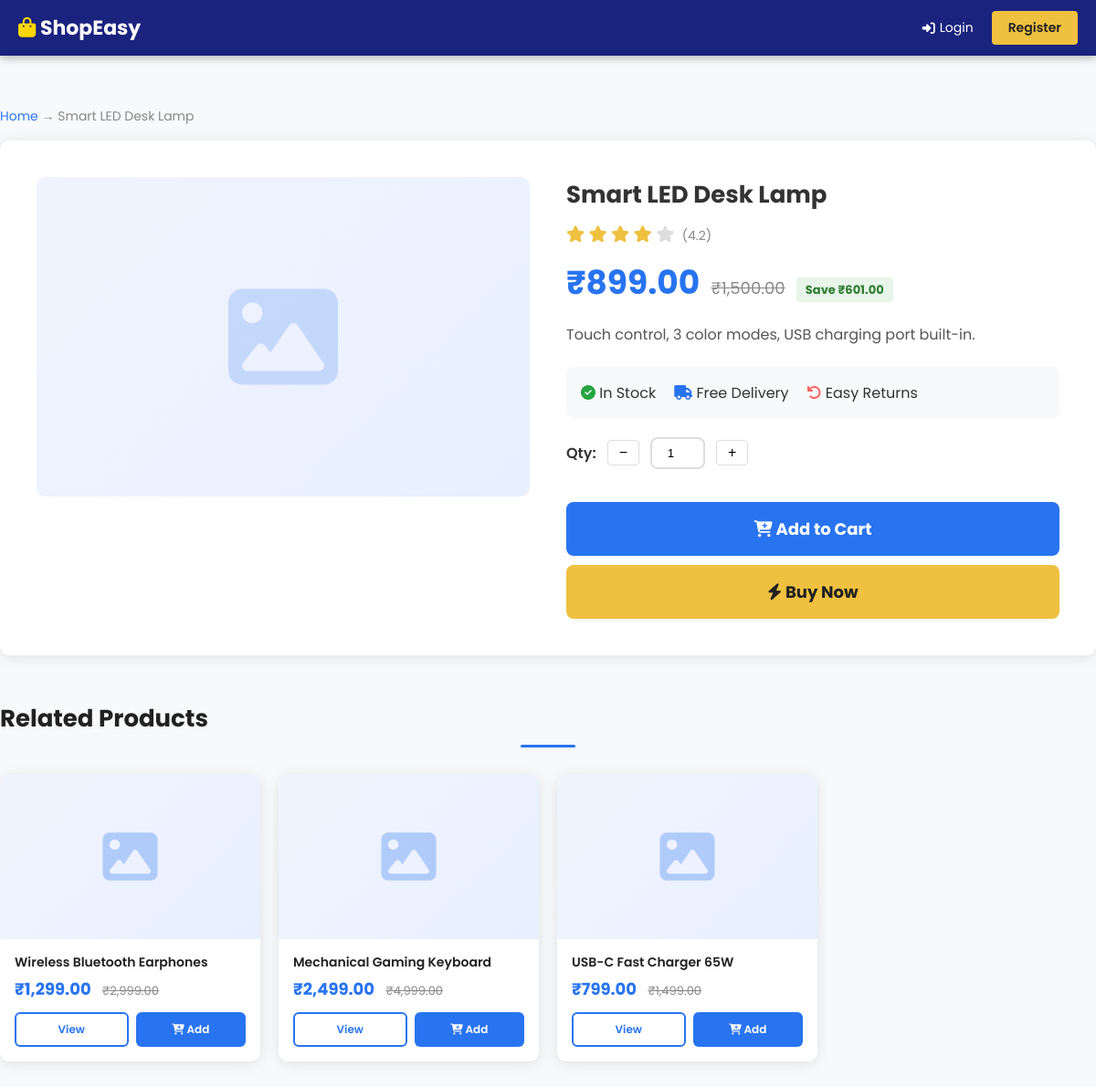
/product.php?id=2, run on the app's committed database.
### tables this page shows
CREATE TABLE products (
    id INT AUTO_INCREMENT PRIMARY KEY,
    category_id INT,
    name VARCHAR(200) NOT NULL,
    description TEXT,
    price DECIMAL(10,2) NOT NULL,
    old_price DECIMAL(10,2),
    image VARCHAR(255),
    stock INT DEFAULT 100,
    rating DECIMAL(2,1) DEFAULT 4.0,
    featured TINYINT(1) DEFAULT 0,
    created_at TIMESTAMP DEFAULT CURRENT_TIMESTAMP,
    FOREIGN KEY (category_id) REFERENCES categories(id)
);

### config.php (called while the page is built, shortened)
<?php
function isLoggedIn() {
    return isset($_SESSION['user_id']);
}
function formatPrice($price) {
    return CURRENCY . number_format($price, 2);
}
?>

### product.php (the view, shortened to what this page needs)
<?php
require_once 'config.php';
$id = (int)($_GET['id'] ?? 0);
$result = mysqli_query($conn, "SELECT p.*, c.name as category_name FROM products p JOIN categories c ON p.category_id = c.id WHERE p.id = $id");
$p = mysqli_fetch_assoc($result);
$related = mysqli_query($conn, "SELECT * FROM products WHERE category_id = {$p['category_id']} AND id != $id LIMIT 4");
?>
<!DOCTYPE html>
<html lang="en">
<head>
    <link rel="stylesheet" href="assets/css/style.css">
    <link rel="stylesheet" href="https://cdnjs.cloudflare.com/ajax/libs/font-awesome/6.4.0/css/all.min.css">
</head>
<body>
<nav class="navbar">
    <div class="nav-container">
        <a href="index.php" class="logo"><i class="fas fa-shopping-bag"></i> <?= SITE_NAME ?></a>
        <div class="nav-icons">
            <?php if(isLoggedIn()): ?>
                <a href="cart.php" class="cart-icon"><i class="fas fa-shopping-cart"></i><span class="cart-badge"><?= getCartCount() ?></span></a>
                <a href="logout.php"><i class="fas fa-sign-out-alt"></i></a>
            <?php else: ?>
                <a href="login.php"><i class="fas fa-sign-in-alt"></i> Login</a>
                <a href="register.php" class="btn-register">Register</a>
            <?php endif; ?>
        </div>
    </div>
</nav>
<div class="product-detail container">
    <div style="padding:16px 0; font-size:14px; color:#888;">
        <a href="index.php" style="color:#2874f0;">Home</a> → <?= $p['name'] ?>
    </div>
    <div class="product-detail-grid">
        <div class="product-detail-img">
            <i class="fas fa-image" style="font-size:120px; color:#2874f0; opacity:0.2;"></i>
        </div>
        <div class="product-detail-info">
            <h1><?= $p['name'] ?></h1>
            <div class="rating" style="margin:12px 0;">
                <?php for($i=1;$i<=5;$i++): ?>
                    <i class="fas fa-star <?= $i<=$p['rating']?'active':'' ?>" style="font-size:18px;"></i>
                <?php endfor; ?>
                <span style="font-size:14px;color:#888;">(<?= $p['rating'] ?>)</span>
            </div>
            <div style="margin-bottom:16px;">
                <span class="price" style="font-size:36px;"><?= formatPrice($p['price']) ?></span>
                <?php if($p['old_price']): ?>
                    <span class="old-price" style="font-size:18px;"><?= formatPrice($p['old_price']) ?></span>
                    <span style="background:#e8f5e9;color:#2e7d32;padding:4px 10px;border-radius:4px;font-size:13px;font-weight:700;margin-left:8px;">
                        Save <?= formatPrice($p['old_price']-$p['price']) ?>
                    </span>
                <?php endif; ?>
            </div>
            <p style="color:#555;line-height:1.8;margin-bottom:20px;"><?= $p['description'] ?></p>
            <div style="background:#f8f9fa;padding:16px;border-radius:8px;margin-bottom:20px;display:flex;gap:20px;">
                <div><i class="fas fa-check-circle" style="color:#26a541;"></i> In Stock</div>
                <div><i class="fas fa-truck" style="color:#2874f0;"></i> Free Delivery</div>
                <div><i class="fas fa-undo" style="color:#ff6161;"></i> Easy Returns</div>
            </div>
            <div style="display:flex;align-items:center;gap:12px;margin-bottom:16px;">
                <label style="font-weight:600;">Qty:</label>
                <button class="qty-btn" onclick="changeDetailQty(-1)">−</button>
                <input type="number" id="detail_qty" value="1" min="1" max="10" style="width:60px;text-align:center;padding:8px;border:2px solid #ddd;border-radius:8px;">
                <button class="qty-btn" onclick="changeDetailQty(1)">+</button>
            </div>
            <button class="btn-add-cart" onclick="addToCartDetail(<?= $p['id'] ?>)">
                <i class="fas fa-cart-plus"></i> Add to Cart
            </button>
            <a href="checkout.php">
                <button class="btn-buy-now"><i class="fas fa-bolt"></i> Buy Now</button>
            </a>
        </div>
    </div>
    <?php if(mysqli_num_rows($related) > 0): ?>
    <div style="margin-top:50px;">
        <h2 class="section-title" style="text-align:left;">Related Products</h2>
        <div class="product-grid">
            <?php while($rp = mysqli_fetch_assoc($related)): ?>
            <div class="product-card">
                <div class="product-img"><i class="fas fa-image img-placeholder"></i></div>
                <div class="product-info">
                    <h3><?= $rp['name'] ?></h3>
                    <div class="price-row">
                        <span class="price"><?= formatPrice($rp['price']) ?></span>
                        <?php if($rp['old_price']): ?><span class="old-price"><?= formatPrice($rp['old_price']) ?></span><?php endif; ?>
                    </div>
                    <div class="product-actions">
                        <a href="product.php?id=<?= $rp['id'] ?>" class="btn-view">View</a>
                        <button class="btn-cart" onclick="addToCart(<?= $rp['id'] ?>)"><i class="fas fa-cart-plus"></i> Add</button>
                    </div>
                </div>
            </div>
            <?php endwhile; ?>
        </div>
    </div>
    <?php endif; ?>
</div>
</body>
</html>

### assets/css/style.css (style rules this page uses)
* { margin: 0; padding: 0; box-sizing: border-box; }
body { font-family: 'Poppins', sans-serif; background: #f8f9fa; color: #333; }
a { text-decoration: none; color: inherit; }
:root { --primary: #2874f0; --primary-dark: #1a237e; --secondary: #ff6161; --success: #26a541; --warning: #f0c040; --light: #f8f9fa; --dark: #212121; --gray: #888; --shadow: 0 2px 15px rgba(0,0,0,0.1); --radius: 10px; }
.container { max-width: 1200px; margin: 0 auto; padding: 0 20px; }
.navbar { background: var(--primary-dark); padding: 12px 0; position: sticky; top: 0; z-index: 1000; box-shadow: 0 2px 10px rgba(0,0,0,0.3); }
.nav-container { max-width: 1200px; margin: 0 auto; display: flex; align-items: center; justify-content: space-between; padding: 0 20px; gap: 20px; }
.logo { color: white; font-size: 22px; font-weight: 700; white-space: nowrap; }
.logo i { color: #ffd700; }
.nav-icons { display: flex; align-items: center; gap: 20px; }
.nav-icons a { color: white; font-size: 14px; display: flex; align-items: center; gap: 5px; transition: color 0.2s; }
.btn-register { background: var(--warning); color: var(--dark) !important; padding: 8px 18px; border-radius: 4px; font-weight: 600 !important; }
.section-title { font-size: 26px; font-weight: 700; text-align: center; margin-bottom: 30px; color: var(--dark); position: relative; padding-bottom: 12px; }
.section-title::after { content: ''; position: absolute; bottom: 0; left: 50%; transform: translateX(-50%); width: 60px; height: 3px; background: var(--primary); border-radius: 2px; }
.product-grid { display: grid; grid-template-columns: repeat(4, 1fr); gap: 20px; }
.product-card { background: white; border-radius: var(--radius); box-shadow: var(--shadow); overflow: hidden; transition: transform 0.3s; position: relative; }
.product-img { height: 180px; background: linear-gradient(135deg, #f0f4ff, #e8f0fe); display: flex; align-items: center; justify-content: center; }
.img-placeholder { font-size: 60px; color: var(--primary); opacity: 0.3; }
.product-info { padding: 16px; }
.product-info h3 { font-size: 14px; font-weight: 600; margin-bottom: 6px; color: var(--dark); line-height: 1.4; }
.rating { margin-bottom: 8px; }
.rating .fa-star { color: #ddd; font-size: 13px; }
.rating .fa-star.active { color: var(--warning); }
.rating span { font-size: 12px; color: var(--gray); margin-left: 4px; }
.price-row { margin-bottom: 12px; }
.price { font-size: 18px; font-weight: 700; color: var(--primary); }
.old-price { font-size: 13px; color: var(--gray); text-decoration: line-through; margin-left: 8px; }
.product-actions { display: flex; gap: 8px; }
.btn-view { flex: 1; padding: 8px; border: 2px solid var(--primary); color: var(--primary); border-radius: 6px; font-size: 12px; font-weight: 600; text-align: center; transition: all 0.2s; }
.btn-cart { flex: 1; padding: 8px; background: var(--primary); color: white; border: none; border-radius: 6px; font-size: 12px; font-weight: 600; cursor: pointer; transition: background 0.2s; font-family: 'Poppins', sans-serif; }
.qty-btn { padding: 4px 12px; border: 1px solid #ddd; background: white; cursor: pointer; font-size: 16px; border-radius: 4px; }
.product-detail { padding: 40px 0; }
.product-detail-grid { display: grid; grid-template-columns: 1fr 1fr; gap: 40px; background: white; border-radius: var(--radius); padding: 40px; box-shadow: var(--shadow); }
.product-detail-img { height: 350px; background: linear-gradient(135deg, #f0f4ff, #e8f0fe); border-radius: var(--radius); display: flex; align-items: center; justify-content: center; }
.product-detail-img i { font-size: 120px; color: var(--primary); opacity: 0.3; }
.product-detail-info h1 { font-size: 26px; margin-bottom: 12px; }
.product-detail-info .price { font-size: 32px; font-weight: 700; color: var(--primary); }
.btn-add-cart { width: 100%; padding: 16px; background: var(--primary); color: white; border: none; border-radius: 8px; font-size: 18px; font-weight: 700; cursor: pointer; margin-top: 20px; font-family: 'Poppins', sans-serif; }
.btn-buy-now { width: 100%; padding: 16px; background: var(--warning); color: var(--dark); border: none; border-radius: 8px; font-size: 18px; font-weight: 700; cursor: pointer; margin-top: 10px; font-family: 'Poppins', sans-serif; }

### data on the page
products: name "Smart LED Desk Lamp", rating "4.2", price "₹899.00", old_price "₹1,500.00", formatPrice($p['old_price']-$p['price']) "₹601.00", description "Touch control, 3 color modes, USB charging port built-in."
products: name "Wireless Bluetooth Earphones", price "₹1,299.00", old_price "₹2,999.00"
products: name "Mechanical Gaming Keyboard", price "₹2,499.00", old_price "₹4,999.00"
products: name "USB-C Fast Charger 65W", price "₹799.00", old_price "₹1,499.00"

### other printed values
SITE_NAME "ShopEasy"
